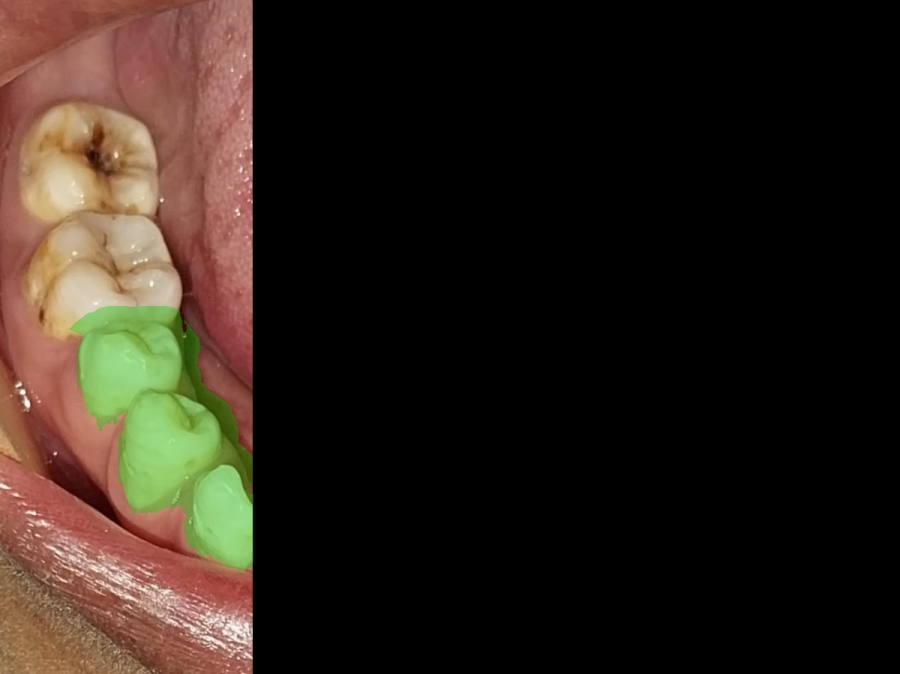
#> input picture 0311-imgsconjec/dental_stitcher_v1/02f57fcff700e8cb0d463e579d5d9f5f224e4cc5dfb3969eb73c9956.jpg, 900 x 674 px
$ python -i segmentation.py   (imports and definitions only)
#> lines starting #> are read from the running program, lines starting #| are printed output that depends on the picture; after the words box and inside, x2 and y2 are one past the last pixel; in counts of white or black regions, pixels touching at a corner belong together
#> further down, picture is the input picture: shape (674, 900, 3); mean B, G, R 24.9, 33.4, 43.6
from __future__ import annotations

from dataclasses import dataclass
import inspect
import os
from typing import Any, Optional

import cv2
import numpy as np


@dataclass
class SegmentationResult:
    mask: np.ndarray
    overlay: np.ndarray
    method: str
    fallback_reason: Optional[str] = None


_SEG_MODEL: Any = None
_SEG_MODEL_ERROR: Optional[str] = None


# [91 lines left out: functions segment_teeth, _segment_alphadent, _get_alphadent_model, _normalize_mask, not called in this run]


def _coarse_tooth_candidate(image: np.ndarray) -> np.ndarray:
    hsv = cv2.cvtColor(image, cv2.COLOR_BGR2HSV)
#> hsv: shape (674, 900, 3); mean H, S, V 4.3, 34.7, 46
    lab = cv2.cvtColor(image, cv2.COLOR_BGR2LAB)
#> lab: shape (674, 900, 3); mean of channels 0, 1, 2 38.1, 131, 134.4

    hue = hsv[:, :, 0]
    sat = hsv[:, :, 1]
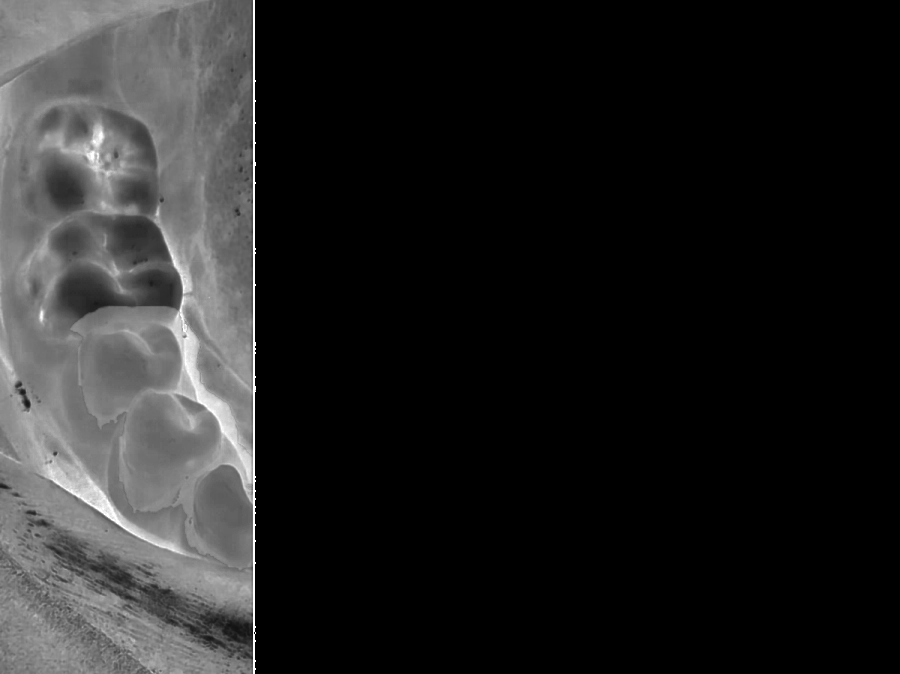
#> sat: shape (674, 900); min 0, max 255, mean 34.7
    val = hsv[:, :, 2]
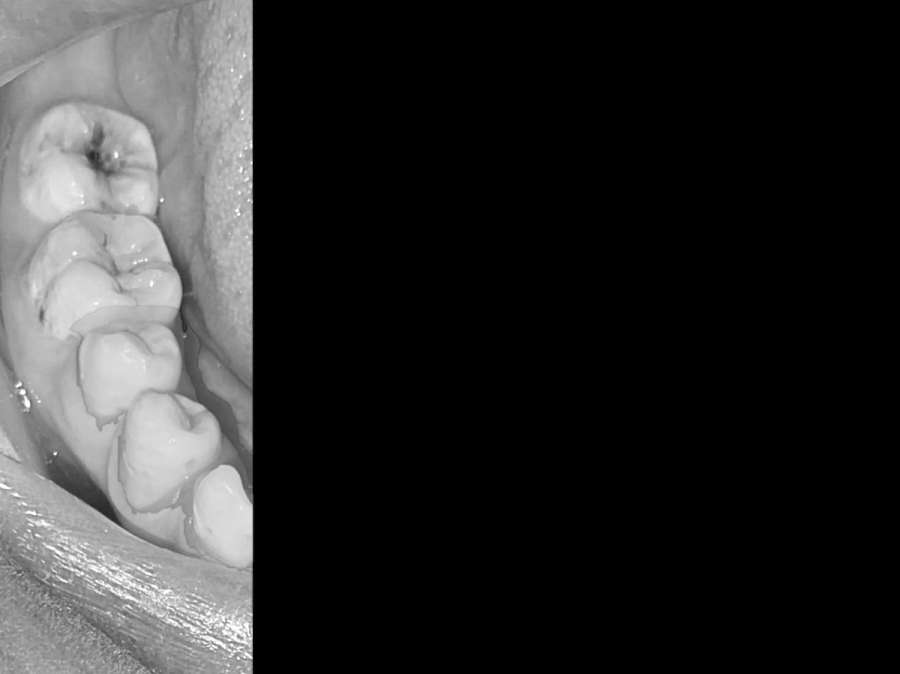
#> val: shape (674, 900); min 0, max 255, mean 46
    a_channel = lab[:, :, 1]
    b_channel = lab[:, :, 2]
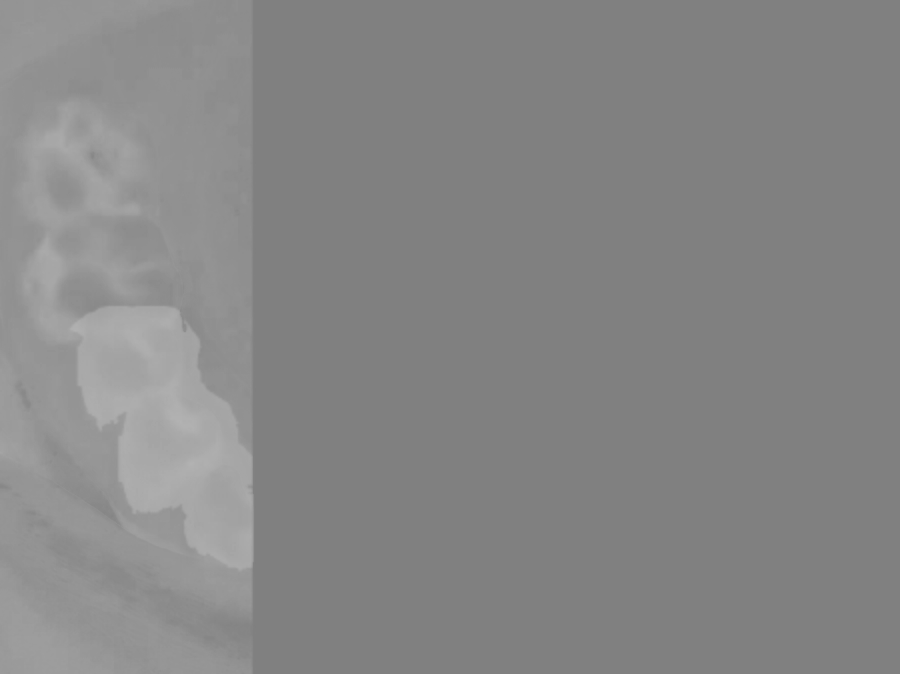
#> b_channel: shape (674, 900); min 127, max 179, mean 134.4

    bright = val >= 140
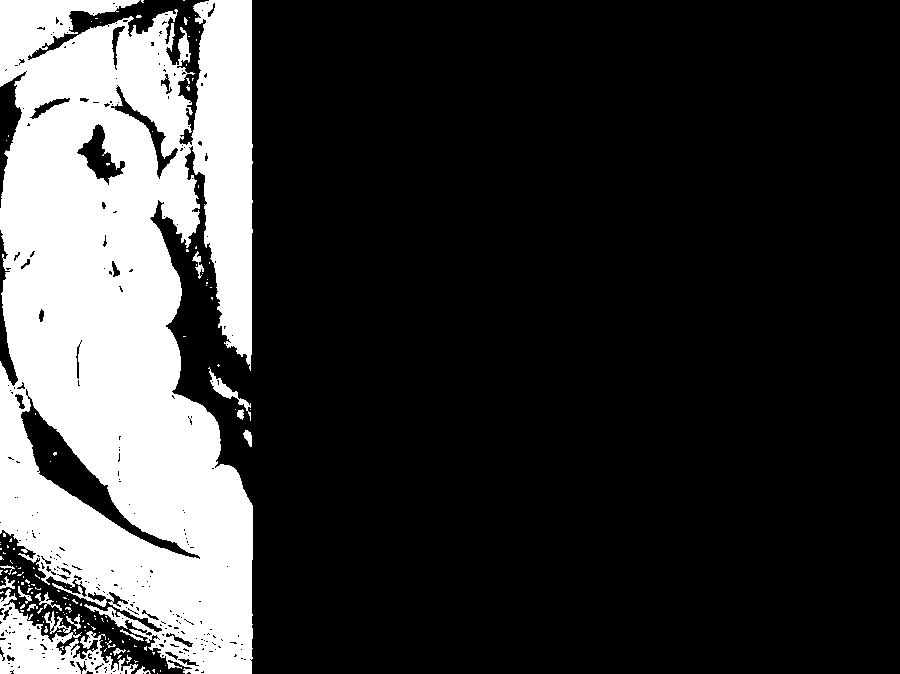
#> bright: shape (674, 900) bool; 22.3% white; 142 white regions (124 under 20 px), largest, box (x1, y1, x2, y2) and area: (0, 0, 253, 674) 128849, (0, 589, 138, 674) 4760, (208, 367, 251, 421) 404
    low_sat = sat <= 95
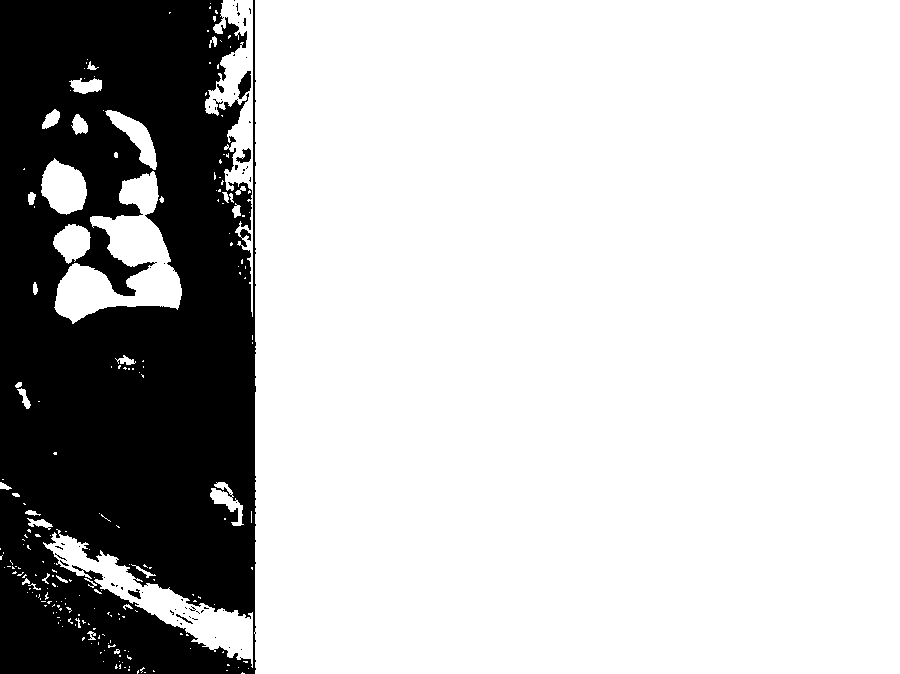
#> low_sat: shape (674, 900) bool; 76.1% white; 56 black regions (50 under 20 px), largest, box (x1, y1, x2, y2) and area: (0, 0, 256, 674) 144162, (238, 71, 251, 99) 228, (236, 148, 251, 163) 120, (128, 589, 141, 599) 68, (176, 614, 193, 624) 36, (217, 84, 224, 93) 34
    yellowish = b_channel >= 125
#> yellowish: shape (674, 900) bool; every value is 1
    not_red = a_channel < 145
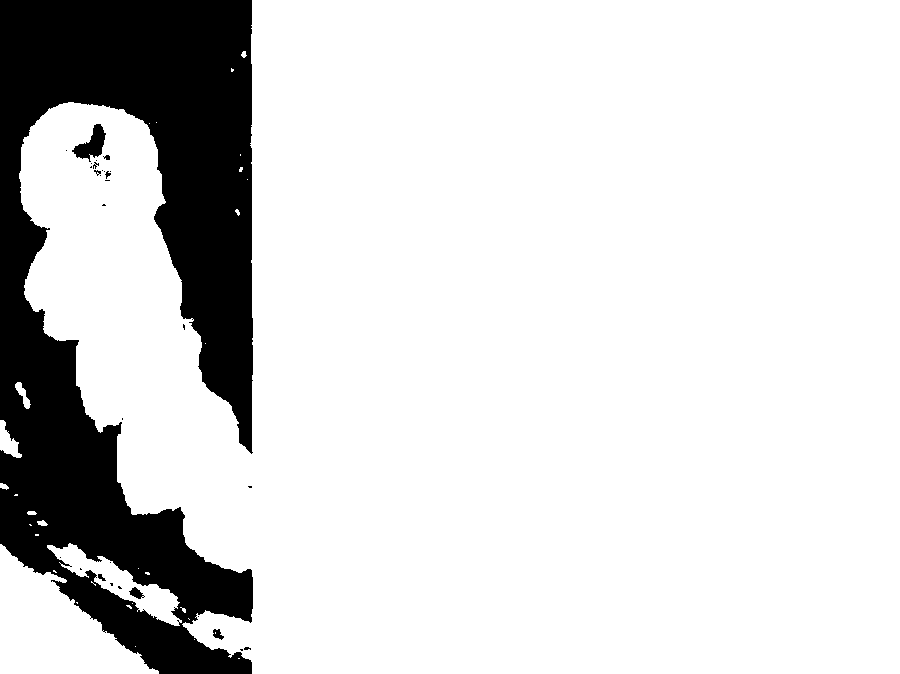
#> not_red: shape (674, 900) bool; 84.1% white; 30 black regions (21 under 20 px), largest, box (x1, y1, x2, y2) and area: (0, 0, 253, 674) 95617, (72, 124, 106, 162) 597, (129, 587, 145, 599) 100

    base = bright & low_sat & yellowish & not_red
#> base: shape (674, 900) bool; 3.2% white; 148 white regions (121 under 20 px), largest, box (x1, y1, x2, y2) and area: (54, 171, 182, 324) 8389, (47, 543, 182, 626) 2887, (182, 610, 253, 660) 1955
    candidate = base.astype(np.uint8) * 255
    candidate = cv2.morphologyEx(candidate, cv2.MORPH_CLOSE, np.ones((3, 3), np.uint8))
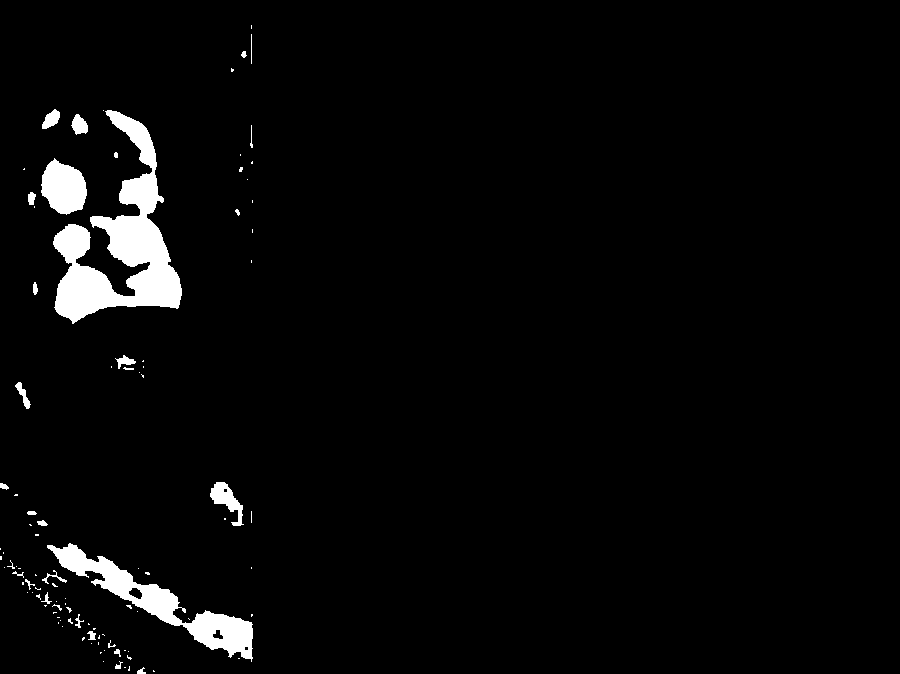
#> candidate: shape (674, 900); 3.3% white; 101 white regions (71 under 20 px), largest, box (x1, y1, x2, y2) and area: (53, 110, 182, 324) 10601, (47, 543, 253, 662) 5175, (41, 158, 87, 215) 1843
    return candidate


# [43 lines left out: functions _fill_mask_holes, _grabcut_refine, not called in this run]


def fallback_full_mask(image: np.ndarray) -> SegmentationResult:
    mask = np.ones(image.shape[:2], dtype=np.uint8) * 255
    return SegmentationResult(mask=mask, overlay=_overlay_mask(image, mask), method="full", fallback_reason="segmentation_failed")


# [8 lines left out: function _overlay_mask, not called in this run]

>>> import cv2
>>> picture = cv2.imread('02f57fcff700e8cb0d463e579d5d9f5f224e4cc5dfb3969eb73c9956.jpg')
>>> result = _coarse_tooth_candidate(picture)

$ run again, on 0311-imgsconjec/dental_stitcher_v1/54f78a9b38dbbd8899b87f3ba5ad58e672536313501a331aabe6458d.jpg
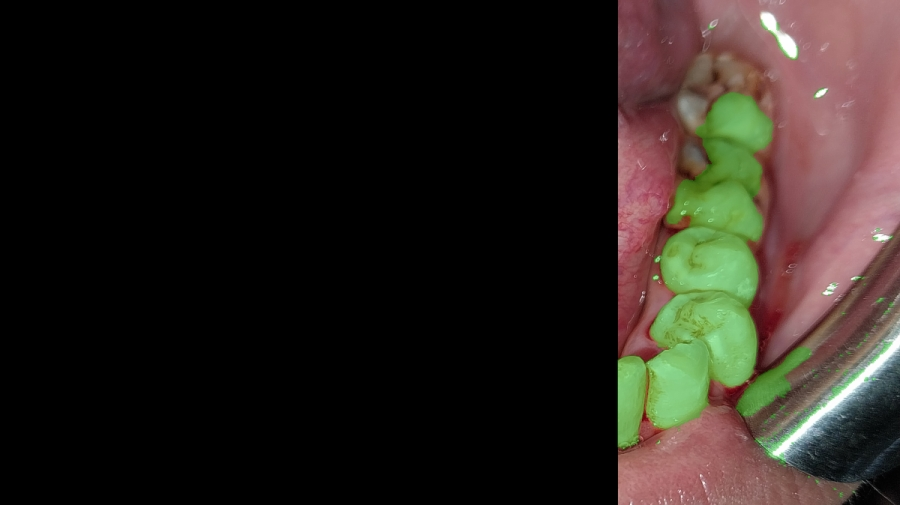
#> input picture 0311-imgsconjec/dental_stitcher_v1/54f78a9b38dbbd8899b87f3ba5ad58e672536313501a331aabe6458d.jpg, 900 x 505 px
#> picture is the input picture: shape (505, 900, 3); mean B, G, R 28, 33.8, 39.9
#> hsv: shape (505, 900, 3); mean H, S, V 28.2, 32.4, 44.3
#> lab: shape (505, 900, 3); mean of channels 0, 1, 2 37.8, 129.8, 132.4
#> in _coarse_tooth_candidate, `bright = val >= 140`:
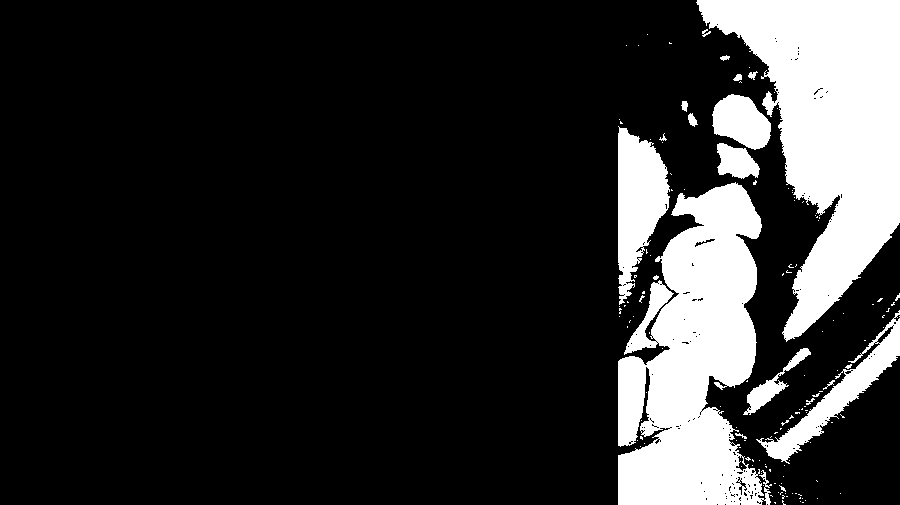
#> bright: shape (505, 900) bool; 18.1% white; 141 white regions (122 under 20 px), largest, box (x1, y1, x2, y2) and area: (696, 0, 900, 342) 35063, (618, 182, 772, 505) 32244, (618, 126, 670, 305) 5574
#> low_sat: shape (505, 900) bool; 82.9% white; 445 black regions (419 under 20 px), largest, box (x1, y1, x2, y2) and area: (610, 0, 900, 505) 72847, (854, 82, 888, 174) 1090, (660, 466, 710, 505) 882
#> yellowish: shape (505, 900) bool; 99.1% white; 39 black regions (36 under 20 px), largest, box (x1, y1, x2, y2) and area: (785, 349, 900, 468) 3449, (862, 437, 900, 476) 444, (847, 458, 864, 481) 160
#> not_red: shape (505, 900) bool; 83.2% white; 20 black regions (15 under 20 px), largest, box (x1, y1, x2, y2) and area: (618, 0, 900, 505) 74312, (814, 248, 900, 359) 1608, (760, 484, 784, 505) 243, (791, 483, 801, 494) 52, (794, 494, 801, 505) 22
#> base: shape (505, 900) bool; 2.1% white; 153 white regions (123 under 20 px), largest, box (x1, y1, x2, y2) and area: (759, 310, 900, 464) 2815, (744, 0, 801, 61) 1251, (655, 361, 696, 403) 747
#> in _coarse_tooth_candidate, `candidate = cv2.morphologyEx(candidate, cv2.MORPH_CLOSE, np.ones((3, 3..`:
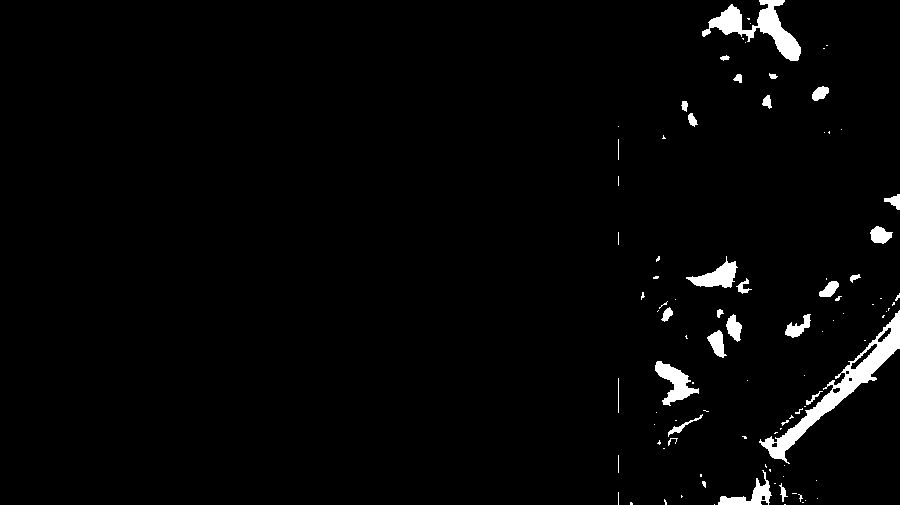
#> candidate: shape (505, 900); 2.3% white; 97 white regions (68 under 20 px), largest, box (x1, y1, x2, y2) and area: (759, 310, 900, 464) 3144, (702, 0, 801, 61) 2013, (655, 361, 699, 406) 843
